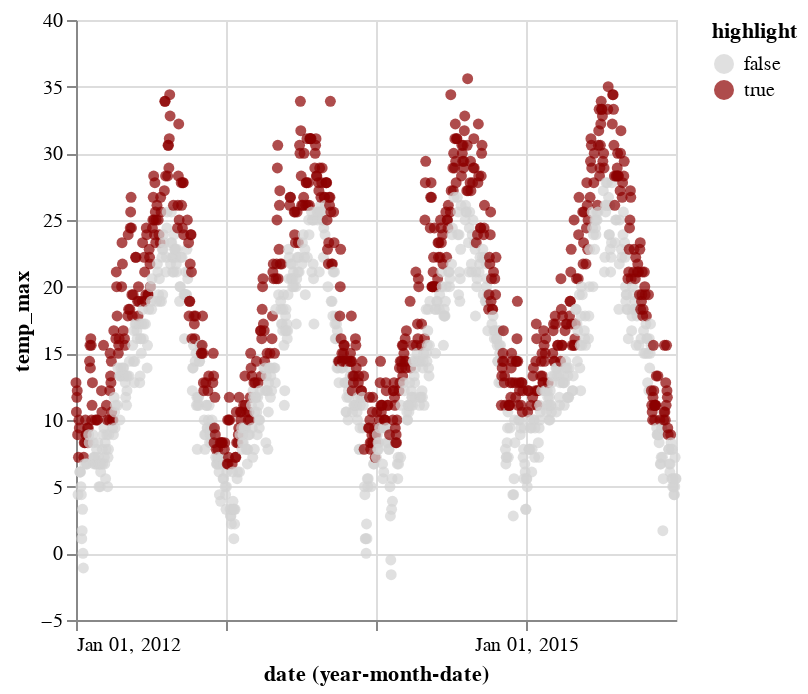

Source (notebook cell):
### Markdown cell above
### Highlight days above the monthly mean with Altair "Join Aggregate"

Altair now has the built-in ability to calculate this type of Pandas .groupby().transform() or Tableau LOD calculation through the [Join Aggregate transform](https://altair-viz.github.io/user_guide/transform/joinaggregate.html#user-guide-joinaggregate-transform)

```
.transform_joinaggregate()
```

### Code cell
alt.Chart(weather).mark_circle().encode(
    x = 'yearmonthdate(date):T',
    y = 'temp_max:Q',
    color = alt.Color('highlight:O').scale(domain=[False,True], range=['lightgray', 'darkred'])
).transform_timeunit(
    month='yearmonth(date)'
).transform_joinaggregate(
    monthly_mean_alt = 'mean(temp_max)',
    groupby = ['month']
).transform_calculate(
    highlight = datum.temp_max > datum.monthly_mean_alt
)

### Figure 1 — Vega-Lite specification as saved in the notebook (floating-point values rounded to 4 significant figures; data arrays with more than 128 entries replaced by an {"elided": "..."} marker saying what was removed)
{"config": {"view": {"continuousWidth": 300, "continuousHeight": 300}}, "data": {"name": "data-1600c135fa558319ea266c1ce429f974"}, "mark": {"type": "circle"}, "encoding": {"color": {"field": "highlight", "scale": {"domain": [false, true], "range": ["lightgray", "darkred"]}, "type": "ordinal"}, "x": {"field": "date", "timeUnit": "yearmonthdate", "type": "temporal"}, "y": {"field": "temp_max", "type": "quantitative"}}, "transform": [{"field": "date", "timeUnit": "yearmonth", "as": "month"}, {"joinaggregate": [{"op": "mean", "field": "temp_max", "as": "monthly_mean_alt"}], "groupby": ["month"]}, {"calculate": "(datum.temp_max > datum.monthly_mean_alt)", "as": "highlight"}], "$schema": "https://vega.github.io/schema/vega-lite/v5.8.0.json", "datasets": {"data-1600c135fa558319ea266c1ce429f974": {"elided": "1461 records"}}}
